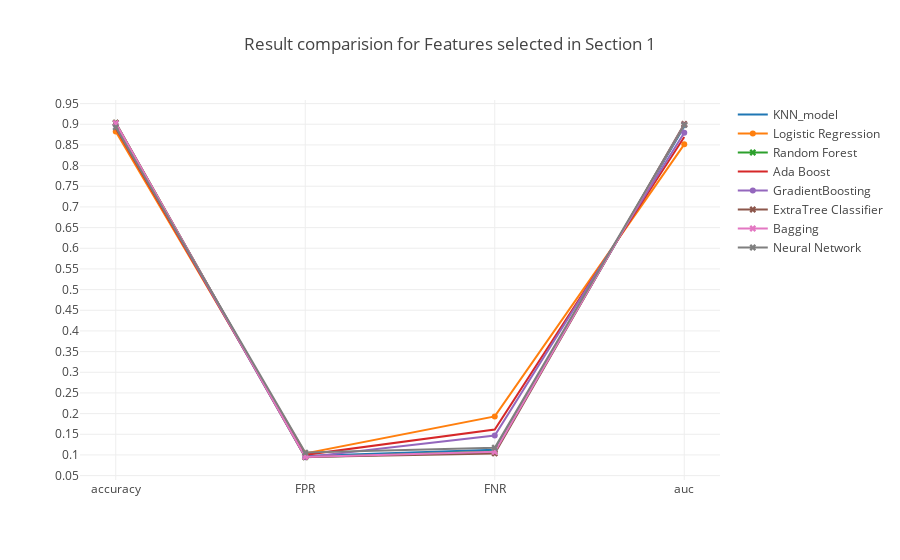

Notebook source saved alongside this figure:
### Markdown cell above
### <a id='1.A' style="text-decoration : none; color : #000000;"> A Results</a>

### Code cell
trace0 = go.Scatter(x=table_80_50_test.iloc[0].index.values[[0,5,6,7]],
                    y=table_80_50_test.iloc[0].values[[0,5,6,7]],
                    mode = 'lines',
                    name = 'KNN_model')

trace1 = go.Scatter(x=table_80_50_test.iloc[1].index.values[[0,5,6,7]],
                    y=table_80_50_test.iloc[1].values[[0,5,6,7]],
                    mode = 'lines+markers',
                    name = 'Logistic Regression')

trace2 = go.Scatter(x=table_80_50_test.iloc[2].index.values[[0,5,6,7]],
                    y=table_80_50_test.iloc[2].values[[0,5,6,7]],
                    mode = 'lines+markers',marker=dict(symbol='x'),
                    name = 'Random Forest')


trace3 = go.Scatter(x=table_80_50_test.iloc[3].index.values[[0,5,6,7]],
                    y=table_80_50_test.iloc[3].values[[0,5,6,7]],
                    mode = 'lines',
                    name = 'Ada Boost')

trace4 = go.Scatter(x=table_80_50_test.iloc[4].index.values[[0,5,6,7]],
                    y=table_80_50_test.iloc[4].values[[0,5,6,7]],
                    mode = 'lines+markers',
                    name = 'GradientBoosting')

trace5 = go.Scatter(x=table_80_50_test.iloc[5].index.values[[0,5,6,7]],
                    y=table_80_50_test.iloc[5].values[[0,5,6,7]],
                    mode = 'lines+markers',marker=dict(symbol='x'),
                    name = 'ExtraTree Classifier')

trace6 = go.Scatter(x=table_80_50_test.iloc[6].index.values[[0,5,6,7]],
                    y=table_80_50_test.iloc[6].values[[0,5,6,7]],
                    mode = 'lines+markers',marker=dict(symbol='x'),
                    name = 'Bagging')

trace7 = go.Scatter(x=table_80_50_test.iloc[7].index.values[[0,5,6,7]],
                    y=table_80_50_test.iloc[7].values[[0,5,6,7]],
                    mode = 'lines+markers',marker=dict(symbol='x'),
                    name = 'Neural Network')



data = [trace0, trace1, trace2, trace3, trace4, trace5, trace6, trace7]
layout = go.Layout(yaxis=dict(tick0=0,dtick=0.05),title='Result comparision for Features selected in Section 1')
fig = go.Figure(data=data, layout=layout)

iplot(fig, filename='Result')

### Figure 1 — Plotly figure (JSON) as saved in the notebook; plotly's stock layout.template omitted (floating-point values rounded to 4 significant figures)
{"data": [{"mode": "lines", "name": "KNN_model", "type": "scatter", "uid": "b016985e-e7af-41d5-8c01-9c37080ef64b", "x": ["accuracy", "FPR", "FNR", "auc"], "y": [0.9001, 0.0976, 0.1126, 0.8949]}, {"mode": "lines+markers", "name": "Logistic Regression", "type": "scatter", "uid": "daca9b20-f00c-43e6-8b96-7c0bb2db99e0", "x": ["accuracy", "FPR", "FNR", "auc"], "y": [0.8827, 0.1038, 0.1933, 0.8514]}, {"marker": {"symbol": "x"}, "mode": "lines+markers", "name": "Random Forest", "type": "scatter", "uid": "45fe46f2-8dee-4fa2-82a3-2e2fe3f6b2a4", "x": ["accuracy", "FPR", "FNR", "auc"], "y": [0.9032, 0.09471, 0.1085, 0.8984]}, {"mode": "lines", "name": "Ada Boost", "type": "scatter", "uid": "18395fa5-0795-4492-997d-e8feac086f77", "x": ["accuracy", "FPR", "FNR", "auc"], "y": [0.8904, 0.1003, 0.1615, 0.8691]}, {"mode": "lines+markers", "name": "GradientBoosting", "type": "scatter", "uid": "da41f473-0c6a-49a6-a05a-14e8f2dfe090", "x": ["accuracy", "FPR", "FNR", "auc"], "y": [0.8977, 0.09442, 0.1468, 0.8794]}, {"marker": {"symbol": "x"}, "mode": "lines+markers", "name": "ExtraTree Classifier", "type": "scatter", "uid": "b3d3072f-2c3b-4a9a-8fcf-65bf3631affd", "x": ["accuracy", "FPR", "FNR", "auc"], "y": [0.9037, 0.095, 0.1036, 0.9007]}, {"marker": {"symbol": "x"}, "mode": "lines+markers", "name": "Bagging", "type": "scatter", "uid": "37d5ca69-bb37-4c7d-a5b5-ccd6fbd15b30", "x": ["accuracy", "FPR", "FNR", "auc"], "y": [0.9028, 0.09529, 0.1077, 0.8985]}, {"marker": {"symbol": "x"}, "mode": "lines+markers", "name": "Neural Network", "type": "scatter", "uid": "135ea868-aa52-43d2-959e-e9bfa317b4c1", "x": ["accuracy", "FPR", "FNR", "auc"], "y": [0.8925, 0.1057, 0.1175, 0.8985]}], "layout": {"title": "Result comparision for Features selected in Section 1", "yaxis": {"dtick": 0.05, "tick0": 0}}}
